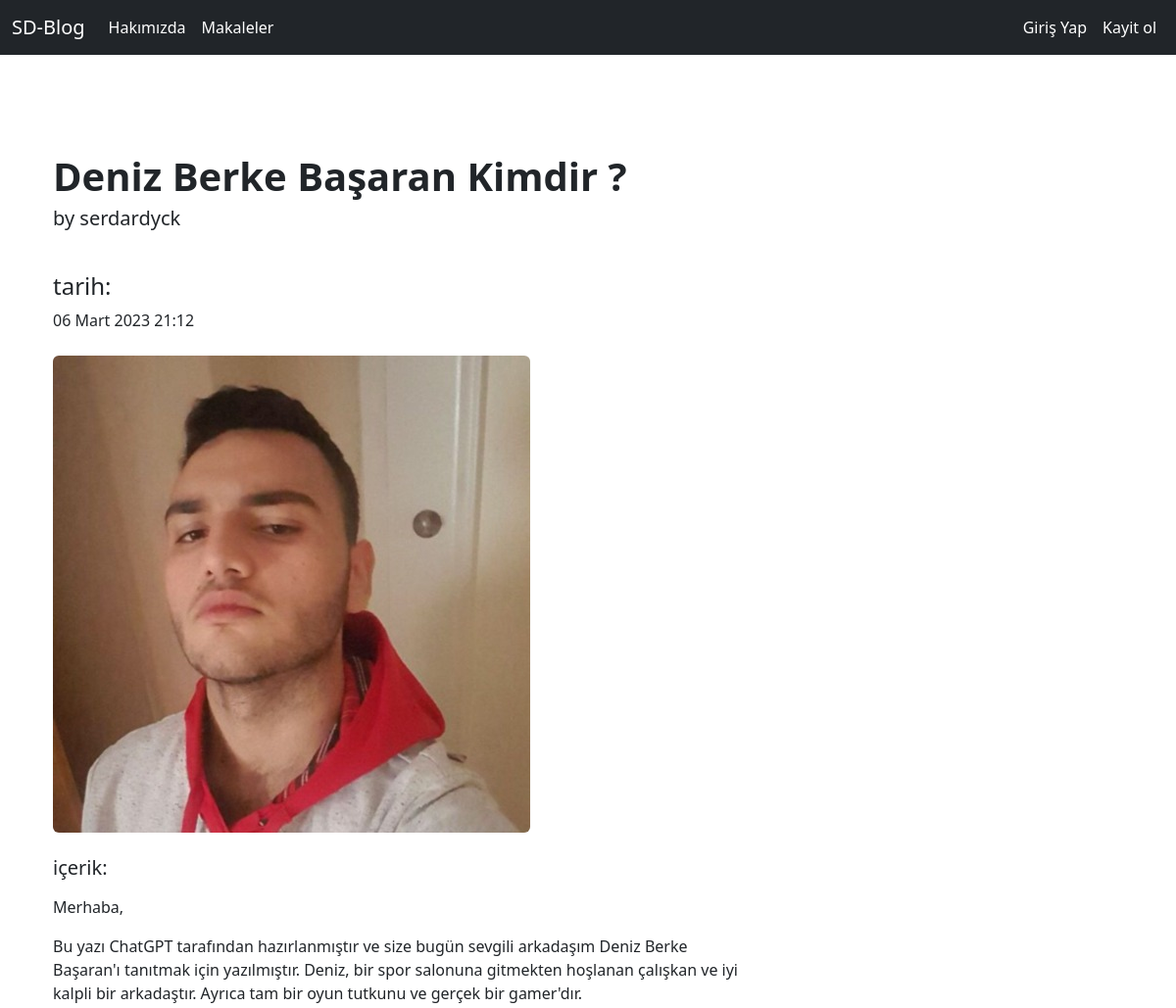
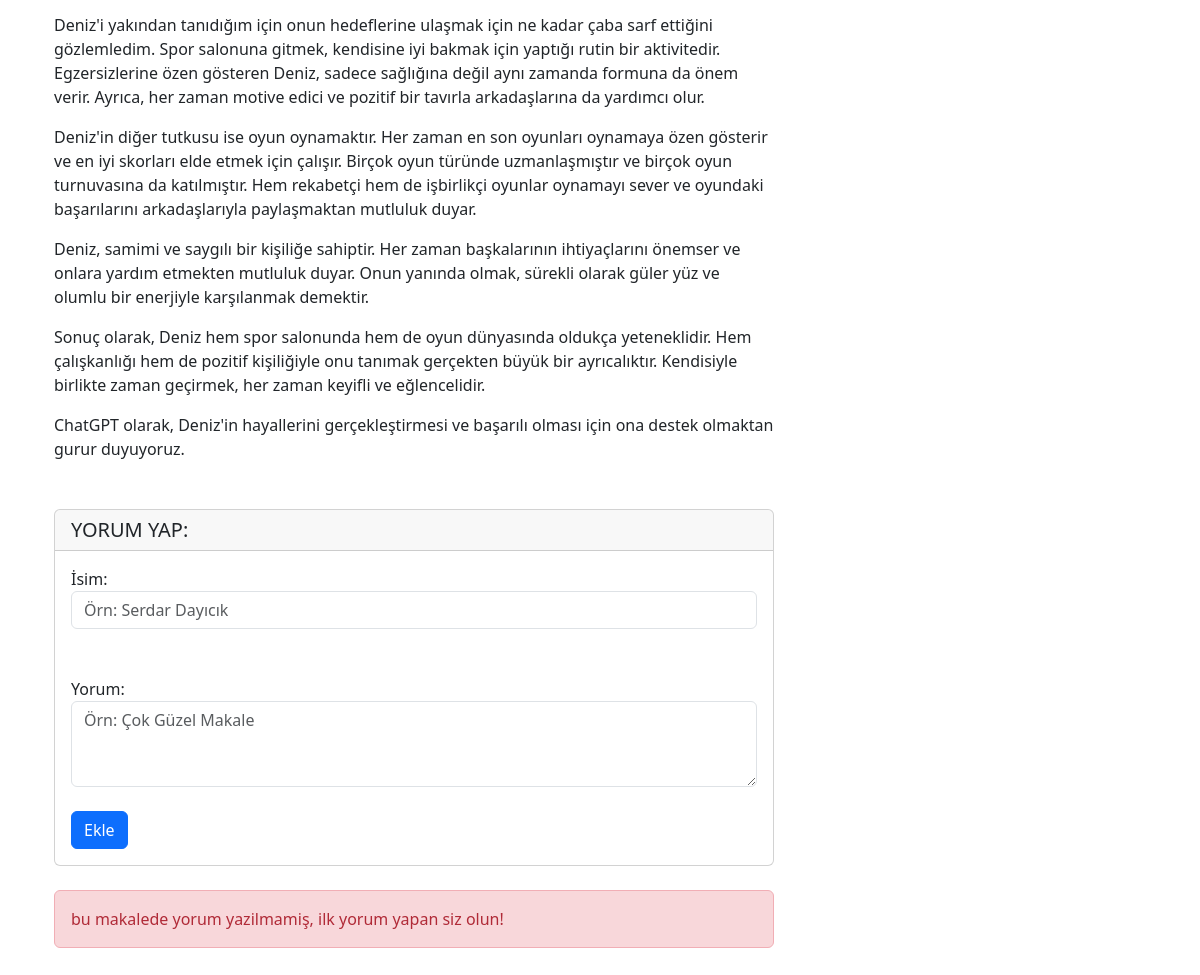
The page /articles/article/51 on the database its author committed (2 pictures, top to bottom).
### article/models.py (models this page shows, shortened)
class Article(models.Model):
    author = models.ForeignKey("auth.User", on_delete= models.CASCADE,verbose_name= "Yazar")
    title = models.CharField(max_length=50 ,verbose_name= "başlik")
    content = RichTextField()
    created_date = models.DateTimeField(auto_now_add=True ,verbose_name="Oluşturulma Tarihi")
    articleİmage = models.ImageField(blank= True, null=True,verbose_name="Makaleye Fotograf ekleyin")
    class Meta:
        ordering = ["-created_date"]

### article/views.py (the view)
# urls.py: path('article/<int:id>',views.detail, name = "detail"),
def detail(request,id):
    article = Article.objects.filter(id = id).first()
    comments = article.comments.all()
    context = {
        "article":article,
        "comments": comments
    }
    return render(request,"detail.html",context)

### templates/detail.html (shortened to what this page needs)
{% extends 'layout.html' %}
{% block body %}
<div class="container mt-5">
    <div class="row">
        <div class="col-lg-8">
            <article>
                <header class="mb-4">
                    <h1 class="fw-bolder mb-1">{{article.title}}</h1>
                    <p class="lead">
                        by {{article.author.username}}
                    </p><br>
                    <h4>tarih: </h4>
                    <p>{{article.created_date}}</p>
                </header>
                {% if article.articleİmage %}
                <figure class="mb-4"><img class="img-fluid rounded" src="{{article.articleİmage.url}}" alt="resim" /></figure>
                {%endif%}
                <h5>içerik: </h5>
                <p class="lead">
                    {{article.content|safe}}
                </p>
            </article>
                  <div class="card my-4">
                    <h5 class="card-header">YORUM YAP:</h5>
                    <div class="card-body">
                    <form action="{% url 'article:comment' article.id %}" method="post">
                        <div class="form-group">
                            <label for="exampleFormControlInput1">İsim:</label>
                            <input name = "comment_author"type="text" class="form-control" id="exampleFormControlInput1" placeholder="Örn: Serdar Dayıcık"><br><br>
                        </div>
                        <div class="form-group">
                        <label for="comment">Yorum:</label>
                        <textarea name="comment_content"class="form-control" rows="3" id="comment" placeholder="Örn: Çok Güzel Makale"></textarea>
                        </div><br>
                        <button type="submit" class="btn btn-primary">Ekle</button>
                    </form>
                    </div>
                </div>
                {% if comments %}
                        {% for comment in comments %}
                        <div class="media mb-4">
                            <img class="d-flex ml-3 rounded-circle" src="http://placehold.it/50x50" alt="">
                            <div class="media-body">
                                <h5 class="mt-0">{{comment.comment_author}}</h5>
                                {{comment.comment_content}}
                            </div>
                        </div>
                        {% endfor %}
                {% else %}
                    <div class="alert alert-danger">
                        bu makalede yorum yazilmamiş, ilk yorum yapan siz olun!
                    </div>
                {% endif %}
    </div> </div>
{% endblock %}

### rows shown on the page
Article: title "Deniz Berke Başaran Kimdir ?", author.username "serdardyck", created_date "06 Mart 2023 21:12", articleİmage (picture), content "Merhaba, Bu yazı ChatGPT tarafından hazırlanmıştır ve size bugün sevgili arkadaşım Deniz Berke Başaran'ı tanıtmak için yazılmıştır. Deniz, bir spor salonuna gitmekten hoşlanan çalışkan ve iyi kalpli bir arkadaştır. Ayrıca tam bir oyun tutkunu ve gerçek bir gamer'dır. Deniz'i yakından tanıdığım için onun hedeflerine ulaşmak için ne kadar çaba sarf ettiğini gözlemledim. Spor salonuna gitmek, kendisine iyi bakmak için yaptığı rutin bir aktivitedir. Egzersizlerine özen gösteren Deniz, sadece sağlığına değil aynı zamanda formuna da önem verir. Ayrıca, her zaman motive edici ve pozitif bir tavırla arkadaşlarına da yardımcı olur. Deniz'in diğer tutkusu ise oyun oynamaktır. Her zaman en son…"
